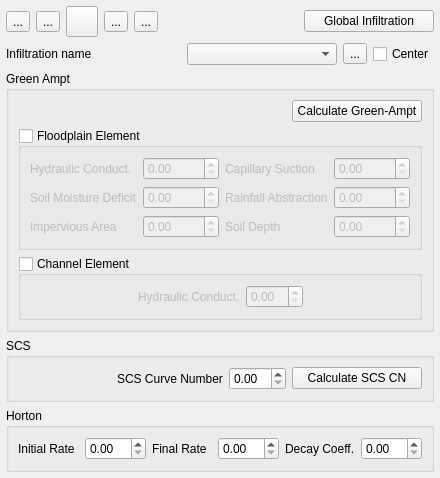
<?xml version="1.0" encoding="UTF-8"?>
<ui version="4.0">
 <class>f2d_widget</class>
 <widget class="QWidget" name="f2d_widget">
  <property name="geometry">
   <rect>
    <x>0</x>
    <y>0</y>
    <width>440</width>
    <height>455</height>
   </rect>
  </property>
  <property name="minimumSize">
   <size>
    <width>250</width>
    <height>0</height>
   </size>
  </property>
  <property name="windowTitle">
   <string>FLO-2D Widget</string>
  </property>
  <layout class="QVBoxLayout" name="verticalLayout">
   <property name="margin">
    <number>6</number>
   </property>
   <item>
    <layout class="QGridLayout" name="gridLayout_6">
     <property name="verticalSpacing">
      <number>2</number>
     </property>
     <item row="0" column="0">
      <widget class="QToolButton" name="create_polygon_btn">
       <property name="toolTip">
        <string>Add infiltration polygon</string>
       </property>
       <property name="text">
        <string>...</string>
       </property>
       <property name="icon">
        <iconset>
         <normaloff>../img/mActionCapturePolygon.svg</normaloff>../img/mActionCapturePolygon.svg</iconset>
       </property>
       <property name="iconSize">
        <size>
         <width>24</width>
         <height>24</height>
        </size>
       </property>
      </widget>
     </item>
     <item row="0" column="3">
      <widget class="QToolButton" name="revert_changes_btn">
       <property name="maximumSize">
        <size>
         <width>60</width>
         <height>16777215</height>
        </size>
       </property>
       <property name="toolTip">
        <string>Revert unsaved changes for current infiltration polygon</string>
       </property>
       <property name="text">
        <string/>
       </property>
       <property name="icon">
        <iconset>
         <normaloff>../img/mActionUndo.svg</normaloff>../img/mActionUndo.svg</iconset>
       </property>
       <property name="iconSize">
        <size>
         <width>24</width>
         <height>24</height>
        </size>
       </property>
      </widget>
     </item>
     <item row="0" column="5">
      <widget class="QToolButton" name="schema_btn">
       <property name="toolTip">
        <string>Schematize infiltration polygons</string>
       </property>
       <property name="text">
        <string>...</string>
       </property>
       <property name="icon">
        <iconset>
         <normaloff>../img/schematize_res.svg</normaloff>../img/schematize_res.svg</iconset>
       </property>
       <property name="iconSize">
        <size>
         <width>24</width>
         <height>24</height>
        </size>
       </property>
      </widget>
     </item>
     <item row="0" column="6">
      <spacer name="horizontalSpacer_4">
       <property name="orientation">
        <enum>Qt::Horizontal</enum>
       </property>
       <property name="sizeHint" stdset="0">
        <size>
         <width>40</width>
         <height>20</height>
        </size>
       </property>
      </spacer>
     </item>
     <item row="0" column="8">
      <widget class="QPushButton" name="global_params">
       <property name="minimumSize">
        <size>
         <width>130</width>
         <height>0</height>
        </size>
       </property>
       <property name="text">
        <string>Global Infiltration</string>
       </property>
      </widget>
     </item>
     <item row="0" column="2">
      <widget class="QToolButton" name="save_changes_btn">
       <property name="toolTip">
        <string>Save current infiltration</string>
       </property>
       <property name="text">
        <string>...</string>
       </property>
       <property name="icon">
        <iconset>
         <normaloff>../img/mActionSaveAllEdits.svg</normaloff>../img/mActionSaveAllEdits.svg</iconset>
       </property>
       <property name="iconSize">
        <size>
         <width>24</width>
         <height>24</height>
        </size>
       </property>
      </widget>
     </item>
     <item row="0" column="4">
      <widget class="QToolButton" name="delete_btn">
       <property name="toolTip">
        <string>Delete current infiltration polygon</string>
       </property>
       <property name="text">
        <string>...</string>
       </property>
       <property name="icon">
        <iconset>
         <normaloff>../img/mActionDeleteSelected.svg</normaloff>../img/mActionDeleteSelected.svg</iconset>
       </property>
       <property name="iconSize">
        <size>
         <width>24</width>
         <height>24</height>
        </size>
       </property>
      </widget>
     </item>
    </layout>
   </item>
   <item>
    <layout class="QHBoxLayout" name="horizontalLayout_2">
     <property name="bottomMargin">
      <number>0</number>
     </property>
     <item>
      <widget class="QLabel" name="label">
       <property name="text">
        <string>Infiltration name</string>
       </property>
      </widget>
     </item>
     <item>
      <spacer name="horizontalSpacer">
       <property name="orientation">
        <enum>Qt::Horizontal</enum>
       </property>
       <property name="sizeHint" stdset="0">
        <size>
         <width>40</width>
         <height>20</height>
        </size>
       </property>
      </spacer>
     </item>
     <item>
      <widget class="QComboBox" name="infil_name_cbo">
       <property name="minimumSize">
        <size>
         <width>150</width>
         <height>0</height>
        </size>
       </property>
       <property name="editable">
        <bool>false</bool>
       </property>
      </widget>
     </item>
     <item>
      <widget class="QToolButton" name="change_name_btn">
       <property name="text">
        <string>...</string>
       </property>
       <property name="icon">
        <iconset>
         <normaloff>../img/change_name.svg</normaloff>../img/change_name.svg</iconset>
       </property>
      </widget>
     </item>
     <item>
      <widget class="QCheckBox" name="center_chbox">
       <property name="sizePolicy">
        <sizepolicy hsizetype="Preferred" vsizetype="Fixed">
         <horstretch>0</horstretch>
         <verstretch>0</verstretch>
        </sizepolicy>
       </property>
       <property name="text">
        <string>Center</string>
       </property>
       <property name="checked">
        <bool>false</bool>
       </property>
      </widget>
     </item>
    </layout>
   </item>
   <item>
    <widget class="QGroupBox" name="single_green_grp">
     <property name="title">
      <string>Green Ampt</string>
     </property>
     <layout class="QGridLayout" name="gridLayout">
      <item row="1" column="0">
       <layout class="QHBoxLayout" name="horizontalLayout">
        <property name="bottomMargin">
         <number>0</number>
        </property>
        <item>
         <spacer name="horizontalSpacer_7">
          <property name="orientation">
           <enum>Qt::Horizontal</enum>
          </property>
          <property name="sizeHint" stdset="0">
           <size>
            <width>40</width>
            <height>20</height>
           </size>
          </property>
         </spacer>
        </item>
        <item>
         <widget class="QPushButton" name="green_ampt_btn">
          <property name="minimumSize">
           <size>
            <width>130</width>
            <height>0</height>
           </size>
          </property>
          <property name="maximumSize">
           <size>
            <width>200</width>
            <height>16777215</height>
           </size>
          </property>
          <property name="layoutDirection">
           <enum>Qt::LeftToRight</enum>
          </property>
          <property name="text">
           <string>Calculate Green-Ampt</string>
          </property>
         </widget>
        </item>
       </layout>
      </item>
      <item row="4" column="0">
       <widget class="QGroupBox" name="fplain_grp">
        <property name="title">
         <string>Floodplain Element</string>
        </property>
        <property name="checkable">
         <bool>true</bool>
        </property>
        <property name="checked">
         <bool>false</bool>
        </property>
        <layout class="QGridLayout" name="gridLayout_2">
         <item row="1" column="0">
          <widget class="QLabel" name="label_4">
           <property name="text">
            <string>Soil Moisture Deficit</string>
           </property>
           <property name="wordWrap">
            <bool>true</bool>
           </property>
          </widget>
         </item>
         <item row="0" column="3">
          <widget class="QDoubleSpinBox" name="spin_soils"/>
         </item>
         <item row="1" column="1">
          <widget class="QDoubleSpinBox" name="spin_dtheta"/>
         </item>
         <item row="0" column="1">
          <widget class="QDoubleSpinBox" name="spin_hydc"/>
         </item>
         <item row="0" column="2">
          <widget class="QLabel" name="label_3">
           <property name="text">
            <string>Capillary Suction</string>
           </property>
           <property name="wordWrap">
            <bool>true</bool>
           </property>
          </widget>
         </item>
         <item row="1" column="3">
          <widget class="QDoubleSpinBox" name="spin_abstrinf"/>
         </item>
         <item row="0" column="0">
          <widget class="QLabel" name="label_2">
           <property name="text">
            <string>Hydraulic Conduct.</string>
           </property>
           <property name="wordWrap">
            <bool>true</bool>
           </property>
          </widget>
         </item>
         <item row="1" column="2">
          <widget class="QLabel" name="label_5">
           <property name="text">
            <string>Rainfall Abstraction</string>
           </property>
           <property name="wordWrap">
            <bool>true</bool>
           </property>
          </widget>
         </item>
         <item row="2" column="0">
          <widget class="QLabel" name="label_6">
           <property name="text">
            <string>Impervious Area</string>
           </property>
           <property name="wordWrap">
            <bool>true</bool>
           </property>
          </widget>
         </item>
         <item row="2" column="1">
          <widget class="QDoubleSpinBox" name="spin_rtimpf"/>
         </item>
         <item row="2" column="2">
          <widget class="QLabel" name="label_7">
           <property name="text">
            <string>Soil Depth</string>
           </property>
           <property name="wordWrap">
            <bool>true</bool>
           </property>
          </widget>
         </item>
         <item row="2" column="3">
          <widget class="QDoubleSpinBox" name="spin_soil_depth"/>
         </item>
        </layout>
       </widget>
      </item>
      <item row="5" column="0">
       <widget class="QGroupBox" name="chan_grp">
        <property name="title">
         <string>Channel Element</string>
        </property>
        <property name="checkable">
         <bool>true</bool>
        </property>
        <property name="checked">
         <bool>false</bool>
        </property>
        <layout class="QGridLayout" name="gridLayout_3">
         <item row="0" column="1">
          <widget class="QLabel" name="label_8">
           <property name="text">
            <string>Hydraulic Conduct.</string>
           </property>
           <property name="wordWrap">
            <bool>true</bool>
           </property>
          </widget>
         </item>
         <item row="0" column="2">
          <widget class="QDoubleSpinBox" name="spin_hydconch"/>
         </item>
         <item row="0" column="3">
          <spacer name="horizontalSpacer_3">
           <property name="orientation">
            <enum>Qt::Horizontal</enum>
           </property>
           <property name="sizeHint" stdset="0">
            <size>
             <width>40</width>
             <height>20</height>
            </size>
           </property>
          </spacer>
         </item>
         <item row="0" column="0">
          <spacer name="horizontalSpacer_2">
           <property name="orientation">
            <enum>Qt::Horizontal</enum>
           </property>
           <property name="sizeHint" stdset="0">
            <size>
             <width>40</width>
             <height>20</height>
            </size>
           </property>
          </spacer>
         </item>
        </layout>
       </widget>
      </item>
     </layout>
    </widget>
   </item>
   <item>
    <widget class="QGroupBox" name="single_scs_grp">
     <property name="title">
      <string>SCS</string>
     </property>
     <layout class="QGridLayout" name="gridLayout_4">
      <item row="1" column="1">
       <widget class="QLabel" name="label_9">
        <property name="text">
         <string>SCS Curve Number</string>
        </property>
        <property name="wordWrap">
         <bool>true</bool>
        </property>
       </widget>
      </item>
      <item row="1" column="2">
       <widget class="QDoubleSpinBox" name="spin_scsn"/>
      </item>
      <item row="1" column="0">
       <spacer name="horizontalSpacer_5">
        <property name="orientation">
         <enum>Qt::Horizontal</enum>
        </property>
        <property name="sizeHint" stdset="0">
         <size>
          <width>40</width>
          <height>20</height>
         </size>
        </property>
       </spacer>
      </item>
      <item row="1" column="3">
       <widget class="QPushButton" name="scs_btn">
        <property name="minimumSize">
         <size>
          <width>130</width>
          <height>0</height>
         </size>
        </property>
        <property name="maximumSize">
         <size>
          <width>200</width>
          <height>16777215</height>
         </size>
        </property>
        <property name="text">
         <string>Calculate SCS CN</string>
        </property>
       </widget>
      </item>
     </layout>
    </widget>
   </item>
   <item>
    <widget class="QGroupBox" name="single_horton_grp">
     <property name="title">
      <string>Horton</string>
     </property>
     <layout class="QGridLayout" name="gridLayout_5">
      <item row="0" column="0">
       <widget class="QLabel" name="label_10">
        <property name="text">
         <string>Initial Rate</string>
        </property>
        <property name="wordWrap">
         <bool>true</bool>
        </property>
       </widget>
      </item>
      <item row="0" column="2">
       <widget class="QLabel" name="label_11">
        <property name="text">
         <string>Final Rate</string>
        </property>
        <property name="wordWrap">
         <bool>true</bool>
        </property>
       </widget>
      </item>
      <item row="0" column="4">
       <widget class="QLabel" name="label_12">
        <property name="text">
         <string>Decay Coeff.</string>
        </property>
        <property name="wordWrap">
         <bool>true</bool>
        </property>
       </widget>
      </item>
      <item row="0" column="1">
       <widget class="QDoubleSpinBox" name="spin_fhorti"/>
      </item>
      <item row="0" column="3">
       <widget class="QDoubleSpinBox" name="spin_fhortf"/>
      </item>
      <item row="0" column="5">
       <widget class="QDoubleSpinBox" name="spin_deca"/>
      </item>
     </layout>
    </widget>
   </item>
  </layout>
 </widget>
 <resources/>
 <connections/>
</ui>
